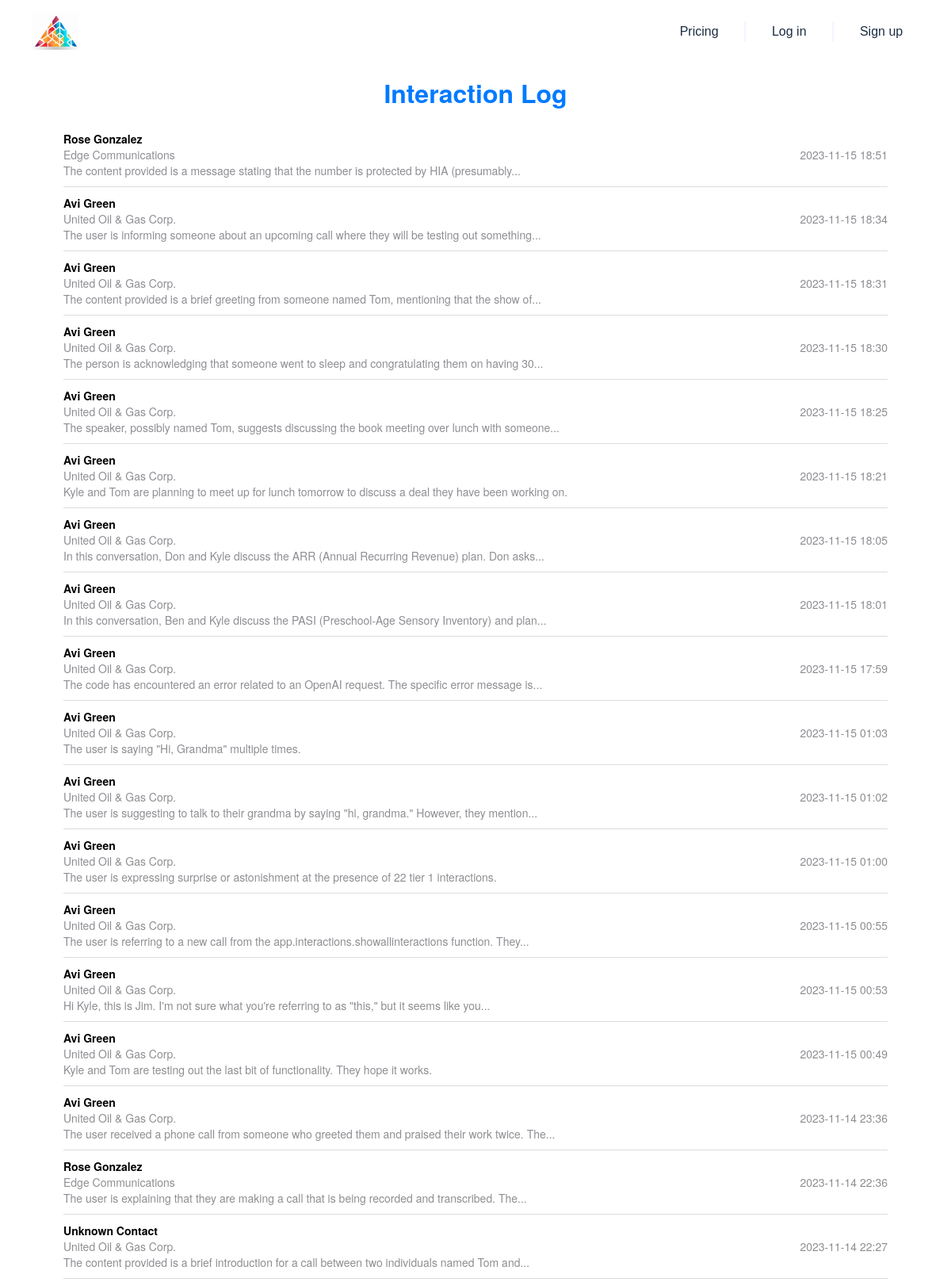
The page /show_interactions (upper part) on the database its author committed.
### app/models.py (models this page shows, shortened)
class Contact(db.Model):
    __tablename__ = 'contact'
    Id = db.Column(db.String, primary_key=True)
    IsDeleted = db.Column(db.Boolean)
    MasterRecordId = db.Column(db.String)
    AccountId = db.Column(db.String, db.ForeignKey('account.Id'))
    LastName = db.Column(db.String)
    FirstName = db.Column(db.String)
    Salutation = db.Column(db.String)
    Name = db.Column(db.String)
    MailingStreet = db.Column(db.String)
    MailingCity = db.Column(db.String)
    MailingState = db.Column(db.String)
    MailingPostalCode = db.Column(db.String)
    MailingCountry = db.Column(db.String)
    MailingLatitude = db.Column(db.Float)
    MailingLongitude = db.Column(db.Float)
    MailingGeocodeAccuracy = db.Column(db.String)
    Phone = db.Column(db.String)
    Fax = db.Column(db.String)
    MobilePhone = db.Column(db.String)
    HomePhone = db.Column(db.String)
    OtherPhone = db.Column(db.String)
    AssistantPhone = db.Column(db.String)
    ReportsToId = db.Column(db.String)
    Email = db.Column(db.String)
    Title = db.Column(db.String)
    Department = db.Column(db.String)
    AssistantName = db.Column(db.String)
    LeadSource = db.Column(db.String)
    Birthdate = db.Column(db.Date)
    Description = db.Column(db.String)
    OwnerId = db.Column(db.String)
    CreatedDate = db.Column(db.DateTime)
    CreatedById = db.Column(db.String)
    LastModifiedDate = db.Column(db.DateTime)
    LastModifiedById = db.Column(db.String)
    SystemModstamp = db.Column(db.DateTime)
    LastActivityDate = db.Column(db.Date)
    LastCURequestDate = db.Column(db.Date)
    LastCUUpdateDate = db.Column(db.Date)
    LastViewedDate = db.Column(db.Date)
    LastReferencedDate = db.Column(db.Date)
    EmailBouncedReason = db.Column(db.String)
    EmailBouncedDate = db.Column(db.Date)
    IsEmailBounced = db.Column(db.Boolean)
    PhotoUrl = db.Column(db.String)
    Jigsaw = db.Column(db.String)
    JigsawContactId = db.Column(db.String)
    CleanStatus = db.Column(db.String)
    IndividualId = db.Column(db.String)
    Level__c = db.Column(db.String)
    Languages__c = db.Column(db.String)
    JobRank = db.Column(db.Integer)
    Recommendation = db.Column(db.Text)
    IsPartnerRep = db.Column(db.Boolean, default=False)
    LinkedInUrl = db.Column(db.String)

class Account(db.Model):
    __tablename__ = 'account'
    Id = db.Column(db.String, primary_key=True)
    IsDeleted = db.Column(db.Boolean)
    MasterRecordId = db.Column(db.String)
    Name = db.Column(db.String)
    Type = db.Column(db.String)
    ParentId = db.Column(db.String)
    BillingStreet = db.Column(db.String)
    BillingCity = db.Column(db.String)
    BillingState = db.Column(db.String)
    BillingPostalCode = db.Column(db.String)
    BillingCountry = db.Column(db.String)
    BillingLatitude = db.Column(db.Float)
    BillingLongitude = db.Column(db.Float)
    BillingGeocodeAccuracy = db.Column(db.String)
    ShippingStreet = db.Column(db.String)
    ShippingCity = db.Column(db.String)
    ShippingState = db.Column(db.String)
    ShippingPostalCode = db.Column(db.String)
    ShippingCountry = db.Column(db.String)
    ShippingLatitude = db.Column(db.Float)
    ShippingLongitude = db.Column(db.Float)
    ShippingGeocodeAccuracy = db.Column(db.String)
    Phone = db.Column(db.String)
    Fax = db.Column(db.String)
    AccountNumber = db.Column(db.String)
    Website = db.Column(db.String)
    PhotoUrl = db.Column(db.String)
    Sic = db.Column(db.String)
    Industry = db.Column(db.String)
    AnnualRevenue = db.Column(db.Float)
    NumberOfEmployees = db.Column(db.Integer)
    Ownership = db.Column(db.String)
    TickerSymbol = db.Column(db.String)
    Description = db.Column(db.String)
    Rating = db.Column(db.String)
    Site = db.Column(db.String)
    OwnerId = db.Column(db.String)
    CreatedDate = db.Column(db.DateTime)
    CreatedById = db.Column(db.String)
    LastModifiedDate = db.Column(db.DateTime)
    LastModifiedById = db.Column(db.String)
    SystemModstamp = db.Column(db.DateTime)
    LastActivityDate = db.Column(db.Date)
    LastViewedDate = db.Column(db.Date)
    LastReferencedDate = db.Column(db.Date)
    Jigsaw = db.Column(db.String)
    JigsawCompanyId = db.Column(db.String)
    CleanStatus = db.Column(db.String)
    AccountSource = db.Column(db.String)
    DunsNumber = db.Column(db.String)
    Tradestyle = db.Column(db.String)
    NaicsCode = db.Column(db.String)
    NaicsDesc = db.Column(db.String)
    YearStarted = db.Column(db.String)
    SicDesc = db.Column(db.String)
    DandbCompanyId = db.Column(db.String)
    OperatingHoursId = db.Column(db.String)
    CustomerPriority__c = db.Column(db.String)
    SLA__c = db.Column(db.String)
    Active__c = db.Column(db.String)
    NumberofLocations__c = db.Column(db.Float)
    UpsellOpportunity__c = db.Column(db.String)
    SLASerialNumber__c = db.Column(db.String)
    SLAExpirationDate__c = db.Column(db.Date)
    Rank = db.Column(db.Integer)
    Notes = db.Column(db.Text)
    Score = db.Column(db.Float)
    Overview = db.Column(db.Text)
    Products = db.Column(db.Text)
    Market = db.Column(db.Text)
    Achievements = db.Column(db.Text)
    IndustryPain = db.Column(db.Text)
    Concerns = db.Column(db.Text)
    OperationalChallenges = db.Column(db.Text)
    LatestNews = db.Column(db.Text)
    RecentEvents = db.Column(db.Text)
    CustomerFeedback = db.Column(db.Text)
    RecentPartnerships = db.Column(db.Text)
    Recommendations = db.Column(db.Text)
    Headcount = db.Column(db.Integer)
    TechColumn = db.Column(db.String)
    IntegrationStatus = db.Column(db.Enum('integration', 'neutral', 'competitor', name='integration_status_enum'))
    SubIndustry = db.Column(db.String)

class Interaction(db.Model):
    __tablename__ = 'interaction'
    id = db.Column(db.Integer, primary_key=True)
    interaction_type = db.Column(db.Enum(InteractionType))
    description = db.Column(db.String)
    timestamp = db.Column(db.DateTime, default=datetime.utcnow)
    key_points = db.Column(db.Text)
    sentiment = db.Column(db.Text)
    action_items = db.Column(db.Text)
    account_id = db.Column(db.String, db.ForeignKey('account.Id'))
    user_id = db.Column(db.String, db.ForeignKey('users.id'))
    contactId = db.Column(db.String, db.ForeignKey('contact.Id'))
    account = db.relationship('Account', backref=db.backref('interactions', lazy=True))
    user = db.relationship('User', backref=db.backref('interactions', lazy=True))

### app/interactions.py (the view)
@interactions_blueprint.route('/show_interactions')
def show_all_interactions():
    interactions_query = Interaction.query.order_by(Interaction.timestamp.desc()).limit(100).all()
    interactions_data = []
    for interaction in interactions_query:
        contact = Contact.query.get(interaction.contactId)
        account = Account.query.get(interaction.account_id)
        interaction_data = {
            'timestamp': interaction.timestamp.strftime('%Y-%m-%d %H:%M'),
            'contact_name': contact.Name if contact else "Unknown Contact",
            'account_name': account.Name if account else "Unknown Account",
            'description': interaction.description
        }
        interactions_data.append(interaction_data)
    return render_template('interactions.html', interactions=interactions_data)

### templates/interactions.html
{% extends "base.html" %}
{% block content %}
<div class="container" style="font-family: 'Helvetica Neue', Helvetica, Arial, sans-serif;">
    <h2 style="text-align: center; color: #007aff; margin-top: 20px;">Interaction Log</h2>
    <div class="interaction-log" style="margin-top: 20px;">
        {% for interaction in interactions %}
        <div class="interaction-item" style="display: flex; justify-content: space-between; align-items: center; border-bottom: 1px solid #dcdcdc; padding: 10px 0;">
            <div style="flex-grow: 1;">
                <div style="font-weight: bold; color: #000;">{{ interaction.contact_name }}</div>
                <div style="color: #8e8e93;">{{ interaction.account_name }}</div>
                <div style="color: #8e8e93;">{{ interaction.description | truncate(100) }}</div>
            </div>
            <div style="color: #8e8e93; white-space: nowrap;">
                {{ interaction.timestamp }}
            </div>
        </div>
        {% endfor %}
    </div>
</div>
{% endblock %}

### rows shown on the page
Contact: contact_name "Rose Gonzalez" "Rose Gonzalez"
Account: account_name "Edge Communications" "Edge Communications"
Interaction: description "The content provided is a message stating that the number is protected by HIA (presumably..."
Contact: contact_name "Avi Green" "Avi Green" "Avi Green" "Avi Green" "Avi Green" "Avi Green" "Avi Green" "Avi Green" "Avi Green" "Avi Green" "Avi Green" "Avi Green" "Avi Green" "Avi Green" "Avi Green"
Account: account_name "United Oil & Gas Corp." "United Oil & Gas Corp." "United Oil & Gas Corp." "United Oil & Gas Corp." "United Oil & Gas Corp." "United Oil & Gas Corp." "United Oil & Gas Corp." "United Oil & Gas Corp." "United Oil & Gas Corp." "United Oil & Gas Corp." "United Oil & Gas Corp." "United Oil & Gas Corp." "United Oil & Gas Corp." "United Oil & Gas Corp." "United Oil & Gas Corp." "United Oil & Gas Corp."
Interaction: description "The user is informing someone about an upcoming call where they will be testing out something..."
Interaction: description "The content provided is a brief greeting from someone named Tom, mentioning that the show of..."
Interaction: description "The person is acknowledging that someone went to sleep and congratulating them on having 30..."
Interaction: description "The speaker, possibly named Tom, suggests discussing the book meeting over lunch with someone..."
Interaction: description "Kyle and Tom are planning to meet up for lunch tomorrow to discuss a deal they have been working on."
Interaction: description "In this conversation, Don and Kyle discuss the ARR (Annual Recurring Revenue) plan. Don asks..."
Interaction: description "In this conversation, Ben and Kyle discuss the PASI (Preschool-Age Sensory Inventory) and plan..."
Interaction: description "The code has encountered an error related to an OpenAI request. The specific error message is..."
Interaction: description "The user is saying \"Hi, Grandma\" multiple times."
Interaction: description "The user is suggesting to talk to their grandma by saying \"hi, grandma.\" However, they mention..."
Interaction: description "The user is expressing surprise or astonishment at the presence of 22 tier 1 interactions."
Interaction: description "The user is referring to a new call from the app.interactions.showallinteractions function. They..."
Interaction: description "Hi Kyle, this is Jim. I'm not sure what you're referring to as \"this,\" but it seems like you..."
Interaction: description "Kyle and Tom are testing out the last bit of functionality. They hope it works."
Interaction: description "The user received a phone call from someone who greeted them and praised their work twice. The..."
Interaction: description "The user is explaining that they are making a call that is being recorded and transcribed. The..."
Interaction: description "The content provided is a brief introduction for a call between two individuals named Tom and..."

### other values the page prints
{{ interaction.timestamp }} "2023-11-15 18:51" "2023-11-15 18:34" "2023-11-15 18:31" "2023-11-15 18:30" "2023-11-15 18:25" "2023-11-15 18:21" "2023-11-15 18:05" "2023-11-15 18:01" "2023-11-15 17:59" "2023-11-15 01:03" "2023-11-15 01:02" "2023-11-15 01:00" "2023-11-15 00:55" "2023-11-15 00:53" "2023-11-15 00:49" "2023-11-14 23:36" "2023-11-14 22:36" "2023-11-14 22:27"
{{ interaction.contact_name }} "Unknown Contact"
